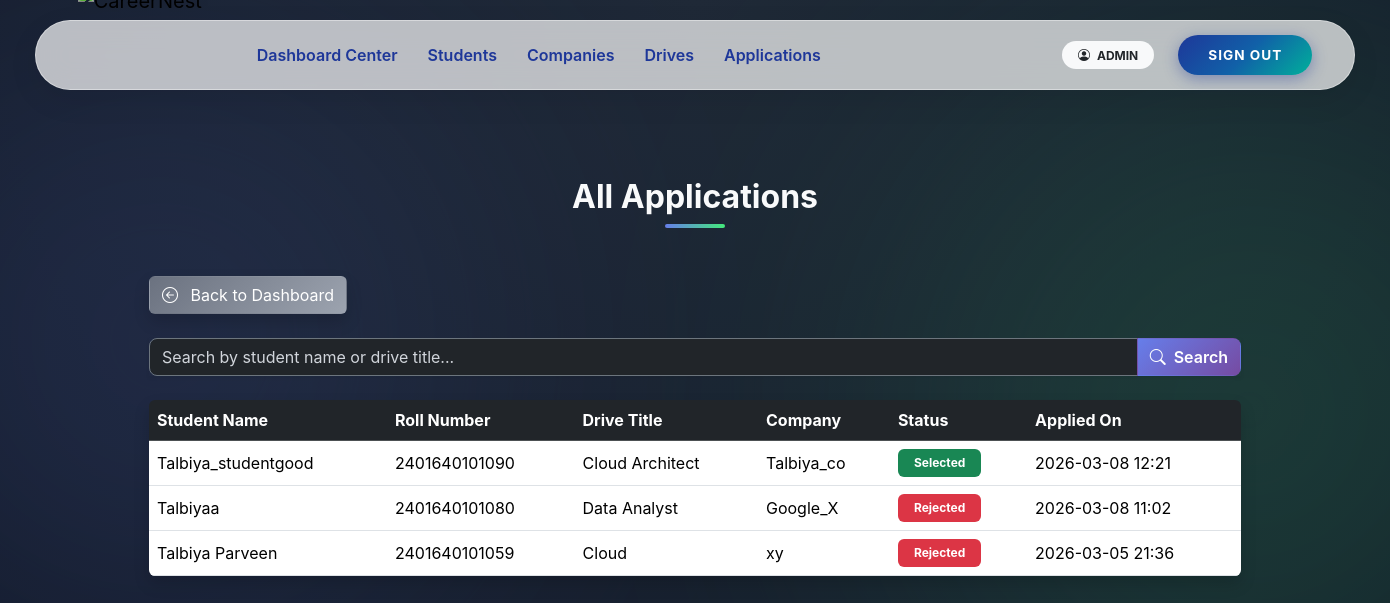
/admin/applications (signed in), run on an earlier commit of the app's database.
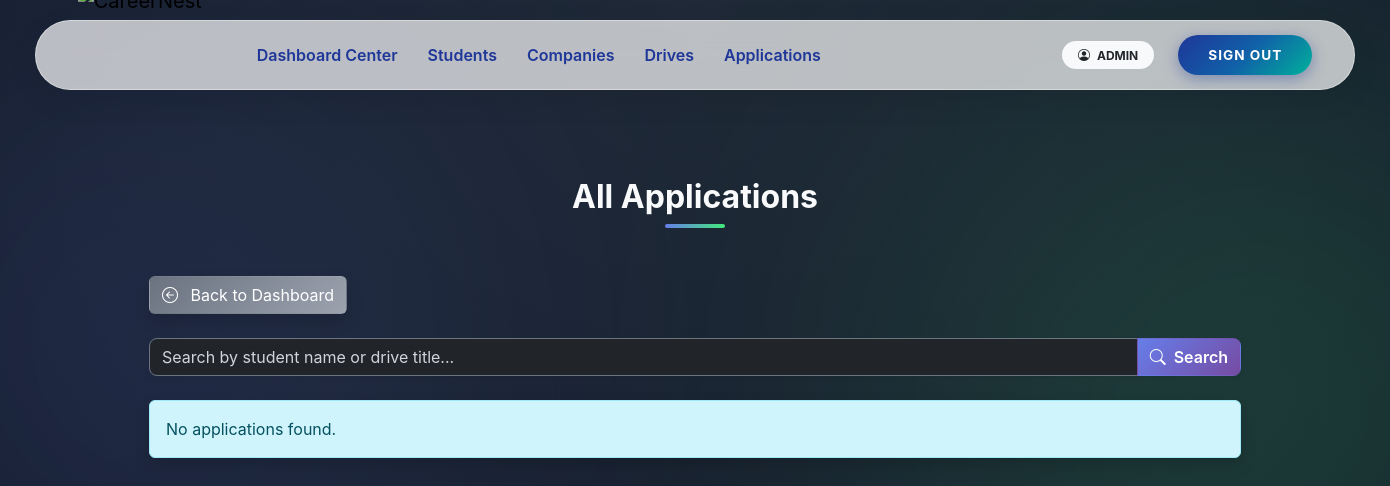
And on a later commit of the database.
### app/models.py (models this page shows)
class Application(db.Model):
    __tablename__ = "applications"
    application_id = db.Column(db.Integer, primary_key=True)
    student_id = db.Column(
        db.Integer,
        db.ForeignKey("students.user_id", ondelete="CASCADE"),
        nullable=False
    )
    drive_id = db.Column(
        db.Integer,
        db.ForeignKey("placement_drives.drive_id", ondelete="CASCADE"),
        nullable=False
    )
    application_date = db.Column(db.DateTime, default=datetime.utcnow)
    status = db.Column(db.String(20), default="Applied")
    __table_args__ = (
        db.UniqueConstraint("student_id", "drive_id", name="unique_application"),
    )
    student = db.relationship("Student", back_populates="applications")
    drive = db.relationship("PlacementDrive", back_populates="applications")

class Student(db.Model):
    __tablename__ = "students"
    user_id = db.Column(
        db.Integer,
        db.ForeignKey("users.user_id", ondelete="CASCADE"),
        primary_key=True
    )
    full_name = db.Column(db.String(100), nullable=False)
    roll_number = db.Column(db.String(50), unique=True, nullable=False, index=True)
    graduation_year = db.Column(db.Integer, nullable=False)
    cgpa = db.Column(db.Float)
    tenth_marks = db.Column(db.Float)
    twelfth_marks = db.Column(db.Float)
    dob = db.Column(db.Date)
    year = db.Column(db.Integer)
    resume_filename = db.Column(db.String(200))
    phone = db.Column(db.String(20))
    address = db.Column(db.Text)
    skills = db.Column(db.Text)
    course = db.Column(db.String(100))
    branch = db.Column(db.String(100))
    created_at = db.Column(db.DateTime, default=datetime.utcnow)
    user = db.relationship("User", back_populates="student")
    applications = db.relationship(
        "Application",
        back_populates="student",
        cascade="all, delete-orphan"
    )

class PlacementDrive(db.Model):
    __tablename__ = "placement_drives"
    drive_id = db.Column(db.Integer, primary_key=True)
    company_id = db.Column(
        db.Integer,
        db.ForeignKey("companies.user_id", ondelete="CASCADE"),
        nullable=False
    )
    job_title = db.Column(db.String(150), nullable=False)
    job_description = db.Column(db.Text, nullable=False)
    eligibility = db.Column(db.String(200))
    application_deadline = db.Column(db.Date)
    status = db.Column(db.String(20), default="Pending")
    created_at = db.Column(db.DateTime, default=datetime.utcnow)
    company = db.relationship("Company", back_populates="drives")
    applications = db.relationship(
        "Application",
        back_populates="drive",
        cascade="all, delete-orphan"
    )

class Company(db.Model):
    __tablename__ = "companies"
    user_id = db.Column(
        db.Integer,
        db.ForeignKey("users.user_id", ondelete="CASCADE"),
        primary_key=True
    )
    company_name = db.Column(db.String(150), nullable=False)
    industry = db.Column(db.String(100))
    location = db.Column(db.String(200))
    website = db.Column(db.String(200))
    contact_person = db.Column(db.String(100))
    contact_phone = db.Column(db.String(20))
    description = db.Column(db.Text)
    user = db.relationship("User", back_populates="company")
    drives = db.relationship(
        "PlacementDrive",
        back_populates="company",
        cascade="all, delete-orphan"
    )

### app/admin/routes.py (the view, shortened to what this page needs)
@admin_bp.route('/applications')
@login_required
@role_required('admin')
def applications():
    q = request.args.get('q', '')
    query = Application.query
    applications = query.order_by(Application.application_date.desc()).all()
    return render_template(
        "admin/applications.html",
        applications=applications,
        q=q
    )

### app/utils.py (called while the page is built)
def role_required(required_role):
    def decorator(f):
        @wraps(f)
        def decorated_function(*args, **kwargs):
            if not current_user.is_authenticated:
                abort(401)
            if current_user.role != required_role:
                abort(403)
            if required_role in ["student", "company"] and not current_user.is_approved:
                abort(403)
            if current_user.is_blacklisted:
                abort(403)
            return f(*args, **kwargs)
        return decorated_function
    return decorator

### app/templates/admin/applications.html (shortened to what this page needs)
{% extends 'base.html' %}
{% block content %}
<div class="dashboard-bg">
  <div class="container position-relative">
    <h2 class="section-heading text-center mb-5">All Applications</h2>
    <a href="{{ url_for('admin.dashboard') }}" class="btn btn-gradient-secondary mb-4 shadow hover-glow text-white">
      <i class="bi bi-arrow-left-circle me-2"></i> Back to Dashboard
    </a>
    <form method="GET" class="mb-4">
      <div class="input-group shadow-sm">
        <input type="text" name="q" class="form-control bg-dark text-white border border-secondary"
               placeholder="Search by student name or drive title..." value="{{ q }}">
        <button class="btn btn-gradient-primary text-white" type="submit"><i class="bi bi-search me-1"></i> Search</button>
      </div>
    </form>
    {% set status_colors = {
      "Applied": "secondary",
      "Pending": "warning",
      "Shortlisted": "info",
      "Selected": "success",
      "Rejected": "danger"
    } %}
    {% if applications %}
    <div class="table-responsive shadow rounded">
      <table class="table table-hover align-middle mb-0 text-white">
        <thead class="table-dark">
          <tr>
            <th>Student Name</th>
            <th>Roll Number</th>
            <th>Drive Title</th>
            <th>Company</th>
            <th>Status</th>
            <th>Applied On</th>
          </tr>
        </thead>
        <tbody>
          {% for app in applications %}
          <tr>
            <td>{{ app.student.full_name if app.student else 'N/A' }}</td>
            <td>{{ app.student.roll_number if app.student else 'N/A' }}</td>
            <td>{{ app.drive.job_title if app.drive else 'N/A' }}</td>
            <td>{{ app.drive.company.company_name if app.drive and app.drive.company else 'N/A' }}</td>
            <td>
              <span class="badge bg-{{ status_colors.get(app.status, 'secondary') }} px-3 py-2">
                {{ app.status }}
              </span>
            </td>
            <td>{{ app.application_date.strftime('%Y-%m-%d %H:%M') if app.application_date else 'N/A' }}</td>
          </tr>
          {% endfor %}
        </tbody>
      </table>
    </div>
    {% else %}
    <div class="alert alert-info shadow rounded">No applications found.</div>
    {% endif %}
  </div>
</div>
{% endblock %}

What changed in the data, as far as the page shows it:
removed Application: student "Talbiya_studentgood", student "2401640101090", drive "Cloud Architect", drive.company "Talbiya_co", status "Selected", application_date "2026-03-08 12:21"
removed Application: student "Talbiyaa", student "2401640101080", drive "Data Analyst", drive.company "Google_X", status "Rejected", application_date "2026-03-08 11:02"
removed Application: student "Talbiya Parveen", student "2401640101059", drive "Cloud", drive.company "xy", status "Rejected", application_date "2026-03-05 21:36"
Also different on the page:
text no longer shown: "Student Name Roll Number Drive Title Company Status Applied On"
text now shown: "No applications found."
